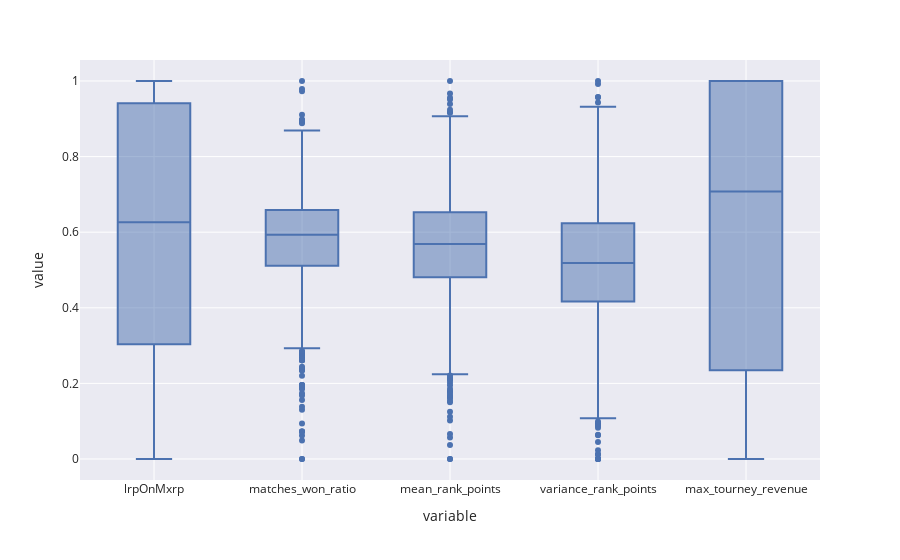

Here is the notebook cell this chart was saved with:
### Markdown cell above
### Normalization

### Code cell
df_data = df_players[feautures].reset_index(drop=True)
df_data = pd.DataFrame(MinMaxScaler().fit_transform(df_data), columns=df_data.columns)
#df_data = pd.DataFrame(RobustScaler(unit_variance=True).fit_transform(df_data), columns=df_data.columns)
#df_data = df_data[(np.abs(stats.zscore(df_data)) < 2).all(axis=1)]
#df_data = pd.DataFrame(QuantileTransformer().fit_transform(df_data), columns=df_data.columns)
df_data = df_data.round(3)

df_data.boxplot(column=feautures)

### Figure 1 — Plotly figure (JSON) as saved in the notebook; plotly's stock layout.template omitted (floating-point values rounded to 4 significant figures; data arrays with more than 128 entries replaced by an {"elided": "..."} marker saying what was removed)
{"data": [{"alignmentgroup": "True", "hovertemplate": "variable=%{x}<br>value=%{y}<extra></extra>", "legendgroup": "", "marker": {"color": "rgb(76,114,176)"}, "name": "", "notched": false, "offsetgroup": "", "orientation": "v", "showlegend": false, "type": "box", "x": {"elided": "6880 str values"}, "x0": " ", "xaxis": "x", "y": {"elided": "6880 float values"}, "y0": " ", "yaxis": "y"}], "layout": {"boxmode": "group", "legend": {"tracegroupgap": 0}, "margin": {"t": 60}, "xaxis": {"anchor": "y", "domain": [0, 1], "title": {"text": "variable"}}, "yaxis": {"anchor": "x", "domain": [0, 1], "title": {"text": "value"}}}}
